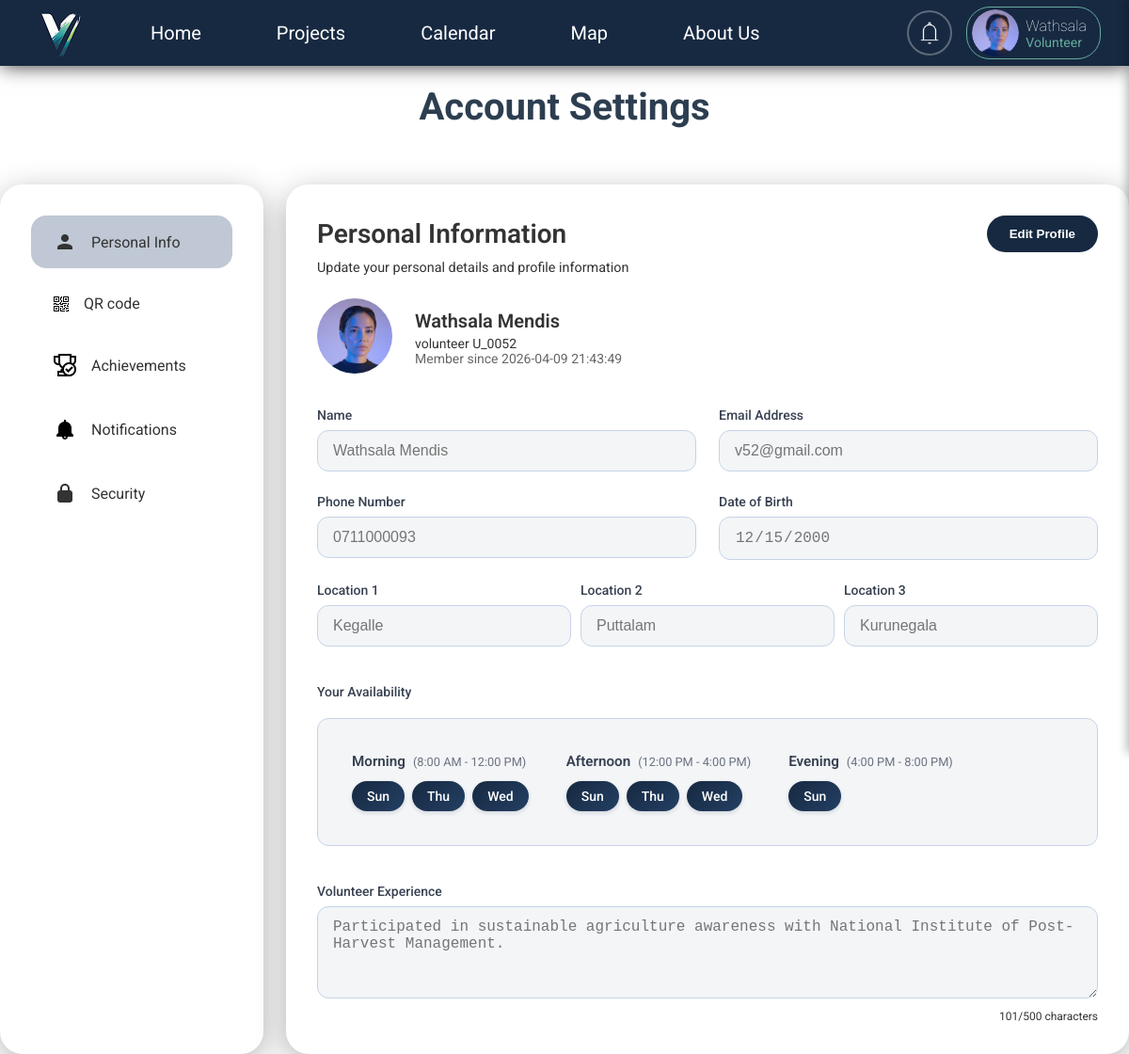
Screenshot of /router.php?module=user&action=profile (signed in) with the database file from the repository.
### tables this page shows
CREATE TABLE IF NOT EXISTS `user` (
  `userid` int NOT NULL AUTO_INCREMENT,
  `name` varchar(100) NOT NULL,
  `password` varchar(255) NOT NULL,
  `email` varchar(100) NOT NULL,
  `contactnumber` varchar(10) DEFAULT NULL,
  `role` varchar(20) NOT NULL,
  `createddate` datetime DEFAULT CURRENT_TIMESTAMP,
  `status` varchar(20) DEFAULT 'active',
  `profile_path` varchar(255) DEFAULT '/V/uploads/profile_image/profile.jpg',
  PRIMARY KEY (`userid`),
  UNIQUE KEY `email` (`email`)
);

CREATE TABLE IF NOT EXISTS `volunteer` (
  `userid` int NOT NULL,
  `levelpoints` int DEFAULT '0',
  `starpoints` int DEFAULT '0',
  `noofmembers` int DEFAULT '1',
  `dob` date DEFAULT NULL,
  `QR` varchar(255) DEFAULT NULL,
  `volunteer_experience` text,
  `preferred_location_1` varchar(100) DEFAULT NULL,
  `preferred_location_2` varchar(100) DEFAULT NULL,
  `preferred_location_3` varchar(100) DEFAULT NULL,
  PRIMARY KEY (`userid`)
);

### Controller/usercontroller.php (called while the page is built, shortened)
<?php
class usercontroller
{
    private $ctrlvar;
    public function __construct($model, $representativeModel = null, $organizationRepModel = null)
    {
        $this->ctrlvar = $model;
    }
    public function profile($achievementdata)
    {
        $userId = $_SESSION['user_id'];
        $userRole = $_SESSION['role'] ?? null;
        if ($userRole === 'sponsor') {
            $data = $this->ctrlvar->getuserbyidwithsponsor($userId);
        } else {
            $data = $this->ctrlvar->getuserandvolunteerbyid($userId);
        }
        $availabilities = [];
        if ($data && $data['role'] === 'volunteer' || $data['role'] === 'representative' || $data['role'] === 'organisationrep') {
            $availabilities = $this->ctrlvar->getVolunteerAvailability($userId);
        }
        $user = $data;
        include 'View/userdash/settings/settings.php';
    }
}
?>

### Model/usermodel.php (called while the page is built, shortened)
<?php
class usermodel
{
    private $modelvar;
    public function __construct($conn)
    {
        $this->modelvar = $conn;
    }
    public function getuserandvolunteerbyid($userId)
    {
        $stmt = $this->modelvar->prepare("
        SELECT
            user.userid,
            user.name,
            user.email,
            user.contactnumber,
            user.createddate,
            user.role,
            user.profile_path,
            volunteer.levelpoints,
            volunteer.starpoints,
            volunteer.noofmembers,
            volunteer.dob,
            volunteer.volunteer_experience,
            volunteer.preferred_location_1,
            volunteer.preferred_location_2,
            volunteer.preferred_location_3
        FROM user
        LEFT JOIN volunteer ON user.userid = volunteer.userid
        WHERE user.userid = ?
    ");
        $stmt->bind_param("i", $userId);
        $stmt->execute();
        $result = $stmt->get_result();
        return $result->fetch_assoc();
    }
    public function getVolunteerAvailability($userid)
    {
        $stmt = $this->modelvar->prepare(
            "SELECT availability FROM volunteer_availability WHERE userid = ? ORDER BY availability"
        );
        $stmt->bind_param("i", $userid);
        $stmt->execute();
        $result = $stmt->get_result();
        $availabilities = [];
        while ($row = $result->fetch_assoc()) {
            $availabilities[] = $row['availability'];
        }
        return $availabilities;
    }
}
?>

### View/userdash/settings/settings.php (the view, shortened to what this page needs)
<?php
$savedAvailability = $availabilities ?? [];
$availabilityByTime = [
    'Morning' => [],
    'Afternoon' => [],
    'Evening' => []
];
foreach ($savedAvailability as $slot) {
    list($day, $time) = explode('-', $slot);
    $availabilityByTime[$time][] = $day;
}
?>
<!DOCTYPE html>
<html lang="en">
<head>
    <link rel="stylesheet" type="text/css" href="/V/View/userdash/settings/settings.css">
    <?php include __DIR__ . '/../../navbar/navbar.php'; ?>
</head>
<body>
    <div class="container">
        <h1 class="page-title">Account Settings</h1>
        <p class="page-subtitle">Manage your profile and preferences</p>
        <div class="main-content-wrapper">
            <div class="menu">
                <?php if ($role === 'representative' || $role === 'manager' || $role === 'volunteer' || $role === 'admin'|| $role == 'organisationrep'): ?>
                    <a href="#" class="menu-item active" data-content-id="personal-info">
                        <img src="/V/View/userdash/settings/img/user.png" alt="user" />
                        <span>Personal Info</span>
                    </a>
                <?php endif; ?>
                <?php if ($role != 'admin' && $role != 'manager' && $role != 'sponsor'): ?>
                    <a href="#" class="menu-item" data-content-id="qrcode">
                        <img src="/V/View/userdash/settings/img/qrcode.png" alt="qrcode" />
                        <span>QR code</span>
                    </a>
                <?php endif; ?>
                <?php if ($role != 'admin' && $role != 'manager' && $role != 'sponsor'): ?>
                    <a href="#" class="menu-item" data-content-id="achievements">
                        <img src="/V/View/userdash/settings/img/achievement.png" alt="achievement" />
                        <span>Achievements</span>
                    </a>
                <?php endif; ?>
                <a href="#" class="menu-item" data-content-id="notif">
                    <img src="/V/View/userdash/settings/img/bell.png" alt="notifications" />
                    <span>Notifications</span>
                </a>
                <a href="#" class="menu-item" data-content-id="security">
                    <img src="/V/View/userdash/settings/img/lock.png" alt="security" />
                    <span>Security</span>
                </a>
            </div>
            <div class="main-panel">
                <?php if ($role == 'volunteer' || $role == 'representative' || $role == 'manager'|| $role == 'admin'|| $role == 'organisationrep'): ?>
                    <div id="personal-info" class="content-section active">
                        <div class="panel-header">
                            <div class="panel-header-top">
                                <h2>Personal Information</h2>
                                <button class="edit-profile-btn" id="editProfileBtn">Edit Profile</button>
                            </div>
                            <p>Update your personal details and profile information</p>
                        </div>
                        <form action="/V/router.php?module=user&action=profileUpdate" method="POST">
                            <div class="profile-details">
                                <div class="profile-summary">
                                    <div class="profile-picture-wrapper" style="position: relative; display: inline-block;">
                                        <img src="<?= htmlspecialchars($user['profile_path'] ?? '/V/View/userdash/settings/img/profile.jpg') ?>"
                                            class="profile-picture" id="profilePhotoDisplay" alt="Profile Picture">
                                    </div>
                                    <div class="profile-text">
                                        <h3><?= htmlspecialchars($user['name']) ?></h3>
                                        <p><?= htmlspecialchars($user['role']) ?>
                                            U_00<?= htmlspecialchars($user['userid']) ?></p>
                                        <p>Member since <?= htmlspecialchars($user['createddate']) ?></p>
                                    </div>
                                </div>
                                <div class="form-grid">
                                    <div class="form-field">
                                        <label for="Name">Name</label>
                                        <input type="text" id="Name" name="name"
                                            value="<?= htmlspecialchars($user['name']) ?>" readonly>
                                    </div>
                                    <div class="form-field">
                                        <label for="email">Email Address</label>
                                        <input type="email" id="email" name="email"
                                            value="<?= htmlspecialchars($user['email']) ?>" readonly>
                                    </div>
                                    <div class="form-field">
                                        <label for="phone">Phone Number</label>
                                        <input type="tel" id="phone" name="contactnumber"
                                            value="<?= htmlspecialchars($user['contactnumber']) ?>" readonly>
                                    </div>
                                    <?php if ($role != 'admin' && $role != 'manager' && $role != 'sponsor'): ?>
                                        <div class="form-field">
                                            <label for="DOB">Date of Birth</label>
                                            <input type="date" id="DOB" name="dob" value="<?= htmlspecialchars($user['dob']) ?>"
                                                readonly>
                                        </div>
                                        <div class="locations-wrapper">
                                            <div class="form-field">
                                                <label for="location">Location 1</label>
                                                <input type="text" id="location" name="preferred_location_1"
                                                    value="<?= htmlspecialchars($user['preferred_location_1']) ?>" readonly>
                                            </div>
                                            <div class="form-field">
                                                <label for="location">Location 2</label>
                                                <input type="text" id="location" name="preferred_location_2"
                                                    value="<?= htmlspecialchars($user['preferred_location_2']) ?>" readonly>
                                            </div>
                                            <div class="form-field">
                                                <label for="location">Location 3</label>
                                                <input type="text" id="location" name="preferred_location_3"
                                                    value="<?= htmlspecialchars($user['preferred_location_3']) ?>" readonly>
                                            </div>
                                        </div>
                                        <div class="form-field availability-field">
                                            <label>Your Availability</label>
                                            <div class="availability-display" id="availabilityDisplay">
                                                <?php if (!empty($savedAvailability)): ?>
                                                    <div class="availability-view-mode">
                                                        <?php foreach ($availabilityByTime as $time => $days): ?>
                                                            <?php if (!empty($days)): ?>
                                                                <div class="availability-time-slot">
                                                                    <h4 class="availability-time-label">
                                                                        <?php echo $time; ?>
                                                                        <span class="availability-time-range">
                                                                            <?php
                                                                            if ($time === 'Morning')
                                                                                echo '(8:00 AM - 12:00 PM)';
                                                                            elseif ($time === 'Afternoon')
                                                                                echo '(12:00 PM - 4:00 PM)';
                                                                            else
                                                                                echo '(4:00 PM - 8:00 PM)';
                                                                            ?>
                                                                        </span>
                                                                    </h4>
                                                                    <div class="availability-days">
                                                                        <?php foreach ($days as $day): ?>
                                                                            <span class="availability-badge"><?php echo $day; ?></span>
                                                                        <?php endforeach; ?>
                                                                    </div>
                                                                </div>
                                                            <?php endif; ?>
                                                        <?php endforeach; ?>
                                                    </div>
                                                <?php else: ?>
                                                    <div class="availability-empty">
                                                        <p>No availability set yet</p>
                                                    </div>
                                                <?php endif; ?>
                                            </div>
                                        </div>
                                        <div class="form-field bio-field">
                                            <label for="bio">Volunteer Experience</label>
                                            <textarea id="bio" rows="4" name="volunteer_experience"
                                                readonly><?= htmlspecialchars($user['volunteer_experience'] ?? '') ?></textarea>
                                            <span class="char-count"
                                                id="bio-char-count"><?= strlen($user['volunteer_experience'] ?? '') ?>/500
                                                characters</span>
                                        </div>
                                    <?php endif; ?>
                                </div>
                            </div>
                        </form>
                    </div>
                <?php endif; ?>
            </div>
        </div>
</body>
</html>

### rows the page displays
user: profile_path (placeholder picture), name "Wathsala Mendis", role "volunteer", userid "52", createddate "2026-04-09 21:43:49", email "v52@gmail.com", contactnumber "0711000093", dob "12/15/2000", preferred_location_1 "Kegalle", preferred_location_2 "Puttalam", preferred_location_3 "Kurunegala", volunteer_experience "Participated in sustainable agriculture awareness with National Institute of Post-Harvest Management."

### other values shown
$name "Wathsala"
$role "Volunteer"
$time "Morning"
$day "Sun"
$day "Thu"
$day "Wed"
$time "Afternoon"
$time "Evening"
